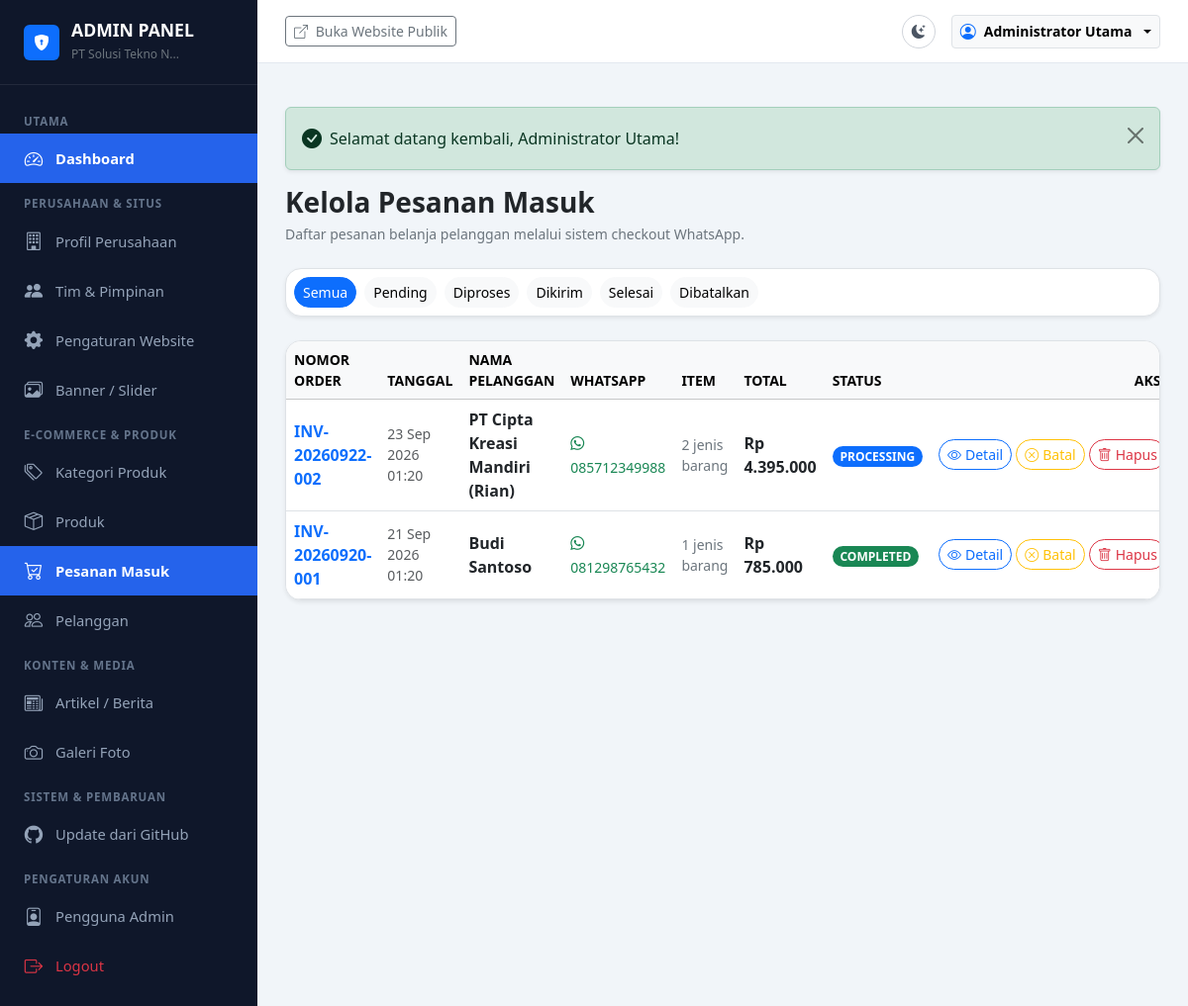
The app's page /admin/orders (signed in) with its own data.
### tables this page shows
CREATE TABLE `orders` (
  `id` INT UNSIGNED AUTO_INCREMENT PRIMARY KEY,
  `order_number` VARCHAR(50) NOT NULL UNIQUE,
  `customer_id` INT UNSIGNED NULL,
  `customer_name` VARCHAR(150) NOT NULL,
  `customer_phone` VARCHAR(30) NOT NULL,
  `customer_email` VARCHAR(150) NULL,
  `customer_address` TEXT NOT NULL,
  `notes` TEXT NULL,
  `subtotal` DECIMAL(12,2) NOT NULL DEFAULT 0.00,
  `total_amount` DECIMAL(12,2) NOT NULL DEFAULT 0.00,
  `status` ENUM('pending', 'processing', 'shipped', 'completed', 'cancelled') NOT NULL DEFAULT 'pending',
  `created_at` DATETIME NOT NULL DEFAULT CURRENT_TIMESTAMP,
  `updated_at` DATETIME NOT NULL DEFAULT CURRENT_TIMESTAMP ON UPDATE CURRENT_TIMESTAMP,
  INDEX `idx_order_number` (`order_number`),
  INDEX `idx_order_status` (`status`),
  INDEX `idx_order_created` (`created_at`),
  CONSTRAINT `fk_orders_customer` FOREIGN KEY (`customer_id`) REFERENCES `customers` (`id`) ON DELETE SET NULL
);

### app/views/admin/orders/index.php (the view, shortened to what the rows shown need)
<div class="d-flex flex-wrap justify-content-between align-items-center gap-3 mb-4">
    <div>
        <h3 class="fw-bold text-dark mb-1">Kelola Pesanan Masuk</h3>
        <p class="text-secondary small mb-0">Daftar pesanan belanja pelanggan melalui sistem checkout WhatsApp.</p>
    </div>
</div>
<div class="card border rounded-4 p-2 shadow-sm bg-white mb-4">
    <div class="d-flex flex-wrap gap-2">
        <a href="<?= UrlHelper::base('admin/orders') ?>" class="btn btn-sm rounded-pill <?= empty($currentStatus) ? 'btn-primary' : 'btn-light' ?>">
            Semua
        </a>
        <a href="<?= UrlHelper::base('admin/orders?status=pending') ?>" class="btn btn-sm rounded-pill <?= ($currentStatus === 'pending') ? 'btn-warning text-dark' : 'btn-light' ?>">
            Pending
        </a>
        <a href="<?= UrlHelper::base('admin/orders?status=processing') ?>" class="btn btn-sm rounded-pill <?= ($currentStatus === 'processing') ? 'btn-primary' : 'btn-light' ?>">
            Diproses
        </a>
        <a href="<?= UrlHelper::base('admin/orders?status=shipped') ?>" class="btn btn-sm rounded-pill <?= ($currentStatus === 'shipped') ? 'btn-info text-dark' : 'btn-light' ?>">
            Dikirim
        </a>
        <a href="<?= UrlHelper::base('admin/orders?status=completed') ?>" class="btn btn-sm rounded-pill <?= ($currentStatus === 'completed') ? 'btn-success' : 'btn-light' ?>">
            Selesai
        </a>
        <a href="<?= UrlHelper::base('admin/orders?status=cancelled') ?>" class="btn btn-sm rounded-pill <?= ($currentStatus === 'cancelled') ? 'btn-danger' : 'btn-light' ?>">
            Dibatalkan
        </a>
    </div>
</div>
<div class="card border rounded-4 shadow-sm bg-white overflow-hidden">
    <div class="table-responsive">
        <table class="table align-middle mb-0">
            <thead class="table-light small text-uppercase">
                <tr>
                    <th>Nomor Order</th>
                    <th>Tanggal</th>
                    <th>Nama Pelanggan</th>
                    <th>WhatsApp</th>
                    <th>Item</th>
                    <th>Total</th>
                    <th>Status</th>
                    <th style="width: 220px;" class="text-end">Aksi</th>
                </tr>
            </thead>
            <tbody>
                <?php if (empty($orders)): ?>
                    <tr>
                        <td colspan="8" class="text-center py-4 text-muted">Belum ada pesanan dengan status ini.</td>
                    </tr>
                <?php else: ?>
                    <?php foreach ($orders as $o):
                        $badgeClass = match($o['status']) {
                            'pending' => 'bg-warning text-dark',
                            'processing' => 'bg-primary text-white',
                            'shipped' => 'bg-info text-dark',
                            'completed' => 'bg-success text-white',
                            'cancelled' => 'bg-danger text-white',
                            default => 'bg-secondary text-white'
                        };
                    ?>
                        <tr>
                            <td>
                                <a href="<?= UrlHelper::base('admin/orders/detail/' . $o['id']) ?>" class="fw-bold text-primary text-decoration-none">
                                    <?= e($o['order_number']) ?>
                                </a>
                            </td>
                            <td class="small text-muted">
                                <?= date('d M Y H:i', strtotime($o['created_at'])) ?>
                            </td>
                            <td class="fw-semibold text-dark">
                                <?= e($o['customer_name']) ?>
                            </td>
                            <td>
                                <a href="https://wa.me/<?= preg_replace('/[^0-9]/', '', $o['customer_phone']) ?>" target="_blank" class="text-success text-decoration-none small">
                                    <i class="bi bi-whatsapp me-1"></i> <?= e($o['customer_phone']) ?>
                                </a>
                            </td>
                            <td class="small text-secondary">
                                <?= (int) $o['item_count'] ?> jenis barang
                            </td>
                            <td class="fw-bold text-dark">
                                <?= Sanitizer::formatRupiah($o['total_amount']) ?>
                            </td>
                            <td>
                                <span class="badge <?= $badgeClass ?> rounded-pill small"><?= strtoupper(e($o['status'])) ?></span>
                            </td>
                            <td class="text-end text-nowrap">
                                <div class="d-inline-flex align-items-center gap-1">
                                    <a href="<?= UrlHelper::base('admin/orders/detail/' . $o['id']) ?>" class="btn btn-sm btn-outline-primary rounded-pill px-2 py-1" title="Lihat Detail Pesanan">
                                        <i class="bi bi-eye me-1"></i>Detail
                                    </a>
                                    <?php if ($o['status'] !== 'cancelled'): ?>
                                        <form action="<?= UrlHelper::base('admin/orders/cancel/' . $o['id']) ?>" method="POST" class="d-inline" onsubmit="return confirm('Apakah Anda yakin ingin MEMBATALKAN pesanan <?= e($o['order_number']) ?>?')">
                                            <button type="submit" class="btn btn-sm btn-outline-warning rounded-pill px-2 py-1" title="Batalkan Pesanan">
                                                <i class="bi bi-x-circle me-1"></i>Batal
                                            </button>
                                        </form>
                                    <?php endif; ?>
                                    <form action="<?= UrlHelper::base('admin/orders/delete/' . $o['id']) ?>" method="POST" class="d-inline" onsubmit="return confirm('PERINGATAN: Apakah Anda yakin ingin MENGHAPUS PERMANEN pesanan <?= e($o['order_number']) ?>?\n\nData pesanan dan daftar produk terkait akan dihapus secara permanen.')">
                                        <button type="submit" class="btn btn-sm btn-outline-danger rounded-pill px-2 py-1" title="Hapus Pesanan">
                                            <i class="bi bi-trash me-1"></i>Hapus
                                        </button>
                                    </form>
                                </div>
                            </td>
                        </tr>
                    <?php endforeach; ?>
                <?php endif; ?>
            </tbody>
        </table>
    </div>
</div>

### routes/Router.php (shortened to what the rows shown need)
<?php
class Router
{
    private static array $routes = [];
    private static function addRoute(string $method, string $path, string $handler): void
    {
        $path = '/' . trim($path, '/');
        $pattern = preg_replace('/\{([a-zA-Z0-9_]+)\}/', '(?P<$1>[^/]+)', $path);
        $regex = '#^' . $pattern . '$#i';
        self::$routes[] = [
            'method' => strtoupper($method),
            'path' => $path,
            'regex' => $regex,
            'handler' => $handler,
        ];
    }
    public static function dispatch(): void
    {
        $requestMethod = $_SERVER['REQUEST_METHOD'] ?? 'GET';
        $requestUri = parse_url($_SERVER['REQUEST_URI'] ?? '/', PHP_URL_PATH);
        $config = require dirname(__DIR__) . '/config/config.php';
        $requestUri = '/' . trim($requestUri, '/');
        foreach (self::$routes as $route) {
            if ($route['method'] !== $requestMethod && $route['method'] !== 'ANY') {
                continue;
            }
            if (preg_match($route['regex'], $requestUri, $matches)) {
                $params = array_filter($matches, 'is_string', ARRAY_FILTER_USE_KEY);
                self::executeHandler($route['handler'], $params);
                return;
            }
        }
    }
    private static function executeHandler(string $handler, array $params): void
    {
        [$controllerName, $action] = explode('@', $handler);
        $controller = new $fullControllerClass();
        call_user_func_array([$controller, $action], $params);
    }
}

### records on screen
orders: order_number "INV-20260922-002", created_at "23 Sep 2026 01:20", customer_name "PT Cipta Kreasi Mandiri (Rian)", customer_phone "085712349988", item_count "2", total_amount "Rp 4.395.000", status "PROCESSING"
orders: order_number "INV-20260920-001", created_at "21 Sep 2026 01:20", customer_name "Budi Santoso", customer_phone "081298765432", item_count "1", total_amount "Rp 785.000", status "COMPLETED"

### other values on screen
mb_strimwidth($companyName, 0, 20, '...') "PT Solusi Tekno N..."
$text "Selamat datang kembali, Administrator Utama!"
